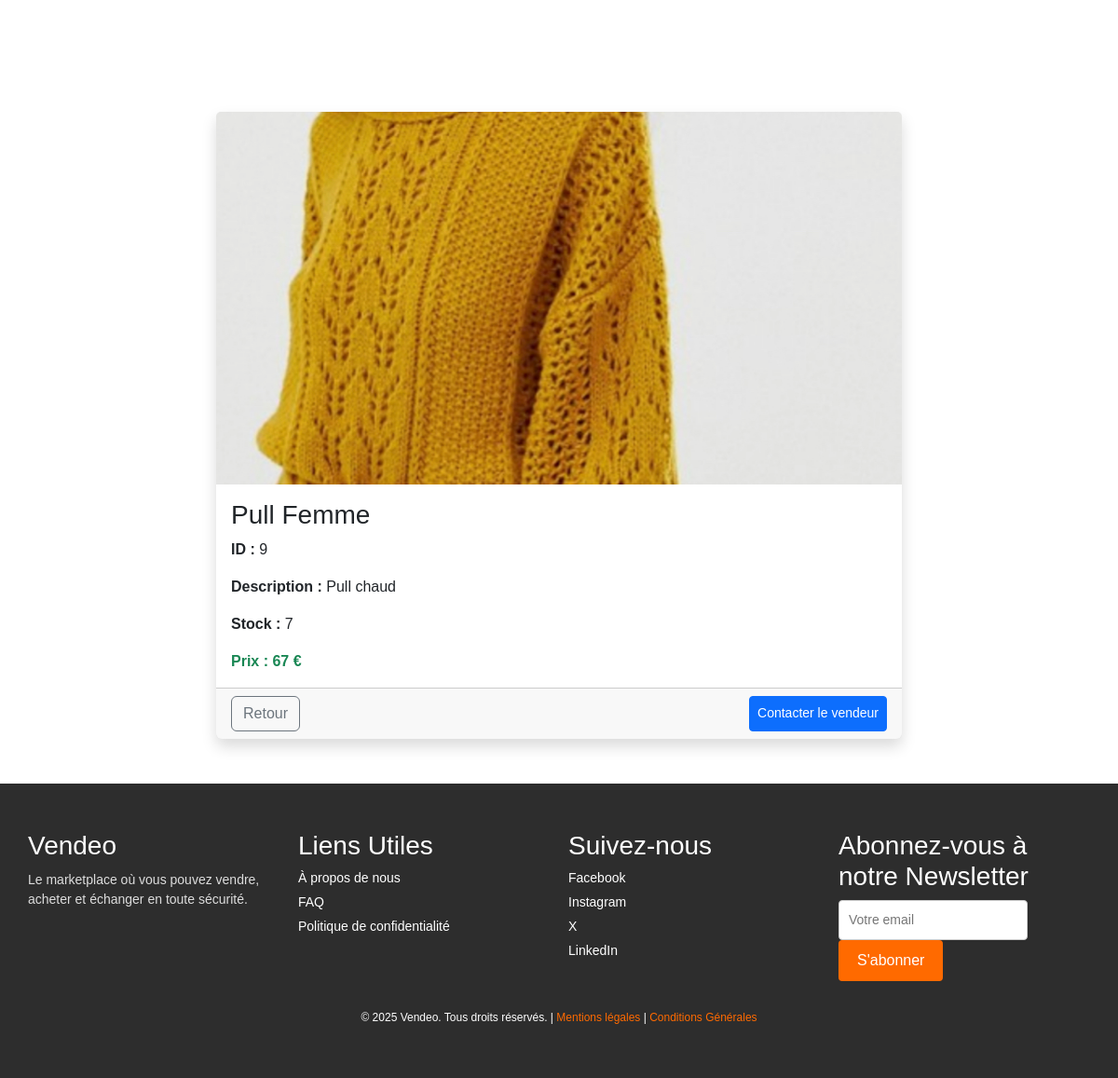
/category/details.php?id=9, run on the app's committed database.
### tables this page shows
CREATE TABLE IF NOT EXISTS `tbl_produit` (
  `id_produit` int NOT NULL AUTO_INCREMENT,
  `vendeur_id` varchar(40) NOT NULL,
  `nom_produit` varchar(40) NOT NULL,
  `desc_produit` text NOT NULL,
  `prix_produit` float NOT NULL,
  `photo_produit` varchar(500) NOT NULL,
  `category_id` varchar(250) NOT NULL,
  `statut_produit` int NOT NULL DEFAULT '1',
  `stock_produit` int NOT NULL,
  `createdate_produit` datetime NOT NULL,
  `majdate_produit` datetime NOT NULL,
  `active_produit` int NOT NULL DEFAULT '1',
  PRIMARY KEY (`id_produit`)
);

### category/details.php (the view, shortened to what this page needs)
<?php
require_once('../connect/connect.php');
$id_produit = strip_tags($_GET['id']);
$sql = "SELECT * FROM tbl_produit WHERE id_produit = :id_produit";
$query = $db->prepare($sql);
$query->bindValue(':id_produit', $id_produit, PDO::PARAM_INT);
$query->execute();
$produit = $query->fetch(PDO::FETCH_ASSOC);
$id_vendeur = $produit['vendeur_id'] ?? null;
?>
<?php include('../head.php'); ?>
<link rel="stylesheet" href="../css/market.css">
<br><br><br>
<main class="container mt-5">
    <div class="row justify-content-center">
        <div class="col-md-8">
            <div class="card shadow border-0">
                <img src="<?= htmlspecialchars($produit['photo_produit']) ?>"
                     class="card-img-top img-fluid"
                     alt="Image du produit"
                     style="max-height: 400px; object-fit: cover;">
                <div class="card-body">
                    <h3 class="card-title"><?= htmlspecialchars($produit['nom_produit']) ?></h3>
                    <p class="card-text"><strong>ID :</strong> <?= $produit['id_produit'] ?></p>
                    <p class="card-text"><strong>Description :</strong> <?= htmlspecialchars($produit['desc_produit']) ?></p>
                    <p class="card-text"><strong>Stock :</strong> <?= htmlspecialchars($produit['stock_produit']) ?></p>
                    <p class="card-text fw-bold text-success"><strong>Prix :</strong> <?= htmlspecialchars($produit['prix_produit']) ?> €</p>
                </div>
                <div class="card-footer d-flex justify-content-between">
                    <a href="all.php" class="btn btn-outline-secondary">Retour</a>
                    <?php if ($id_vendeur): ?>
                        <?php if (isset($_SESSION['user_id']) || isset($_SESSION['id_user'])): ?>
                            <?php
                            $user_id = isset($_SESSION['user_id']) ? $_SESSION['user_id'] : $_SESSION['id_user'];
                            if ($user_id != $id_vendeur): ?>
                                <a href="/marketplace/messagerie.php?user=<?= (int)$id_vendeur ?>&produit=<?= $id_produit ?>"
                                class="btn btn-primary btn-sm">
                                    Contacter le vendeur
                                </a>
                            <?php else: ?>
                                <button class="btn btn-secondary btn-sm" disabled>
                                    C'est votre produit
                                </button>
                            <?php endif; ?>
                        <?php else: ?>
                            <button class="btn btn-primary btn-sm"
                                    onclick="alert('Vous devez être connecté pour contacter le vendeur')">
                                Contacter le vendeur
                            </button>
                        <?php endif; ?>
                    <?php endif; ?>
                </div>
            </div>
        </div>
    </div>
</main>
<br><br>
<?php include('../footer.php'); ?>

### css/market.css (style rules this page uses)
body { font-family: 'Poppins', sans-serif; margin: 0; padding: 0; box-sizing: border-box; }
a { text-decoration: none; color: black; }

### data on the page
tbl_produit: photo_produit (picture), nom_produit "Pull Femme", id_produit "9", desc_produit "Pull chaud", stock_produit "7", prix_produit "67"
